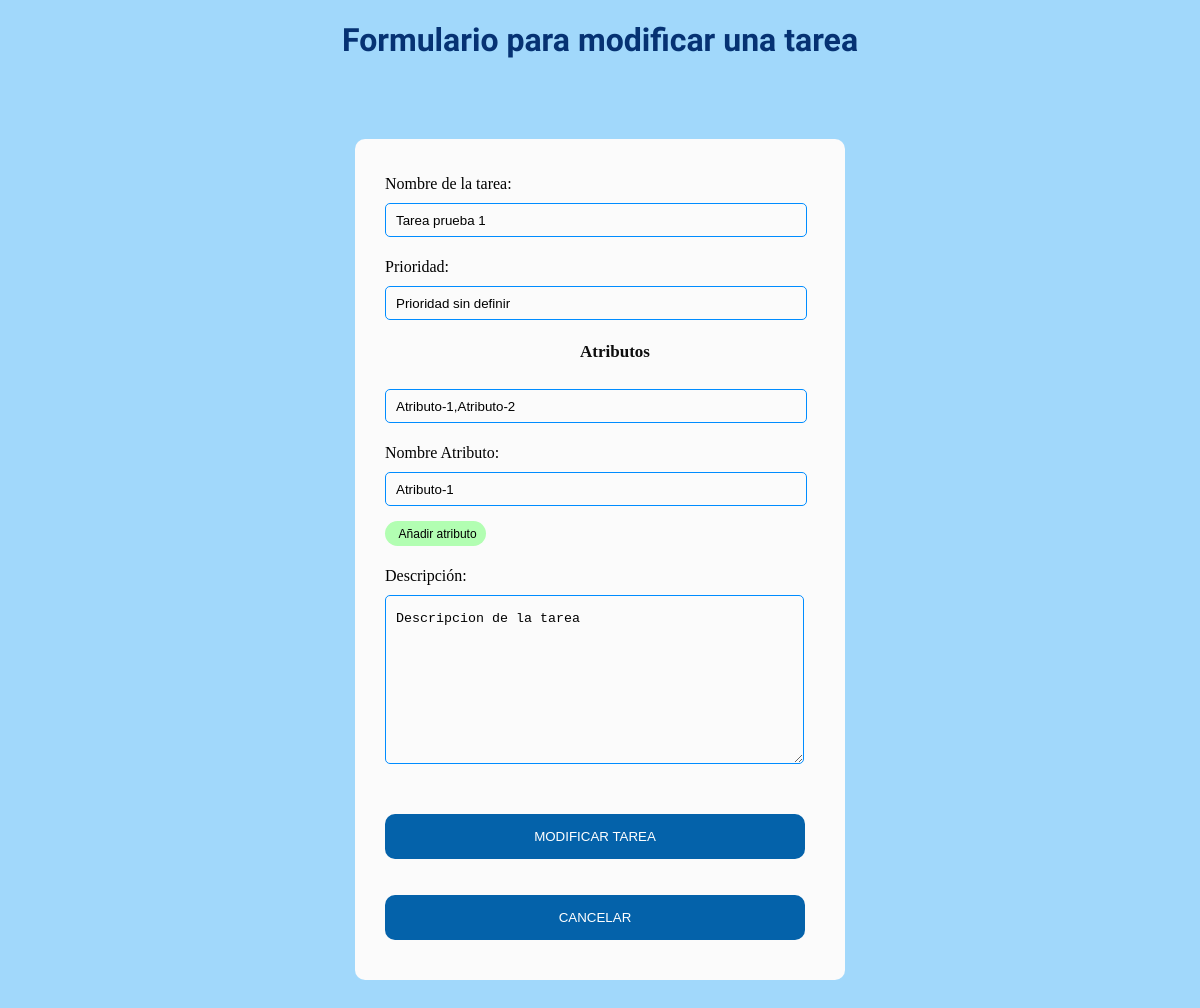
/update/2, run on an earlier commit of the app's database.
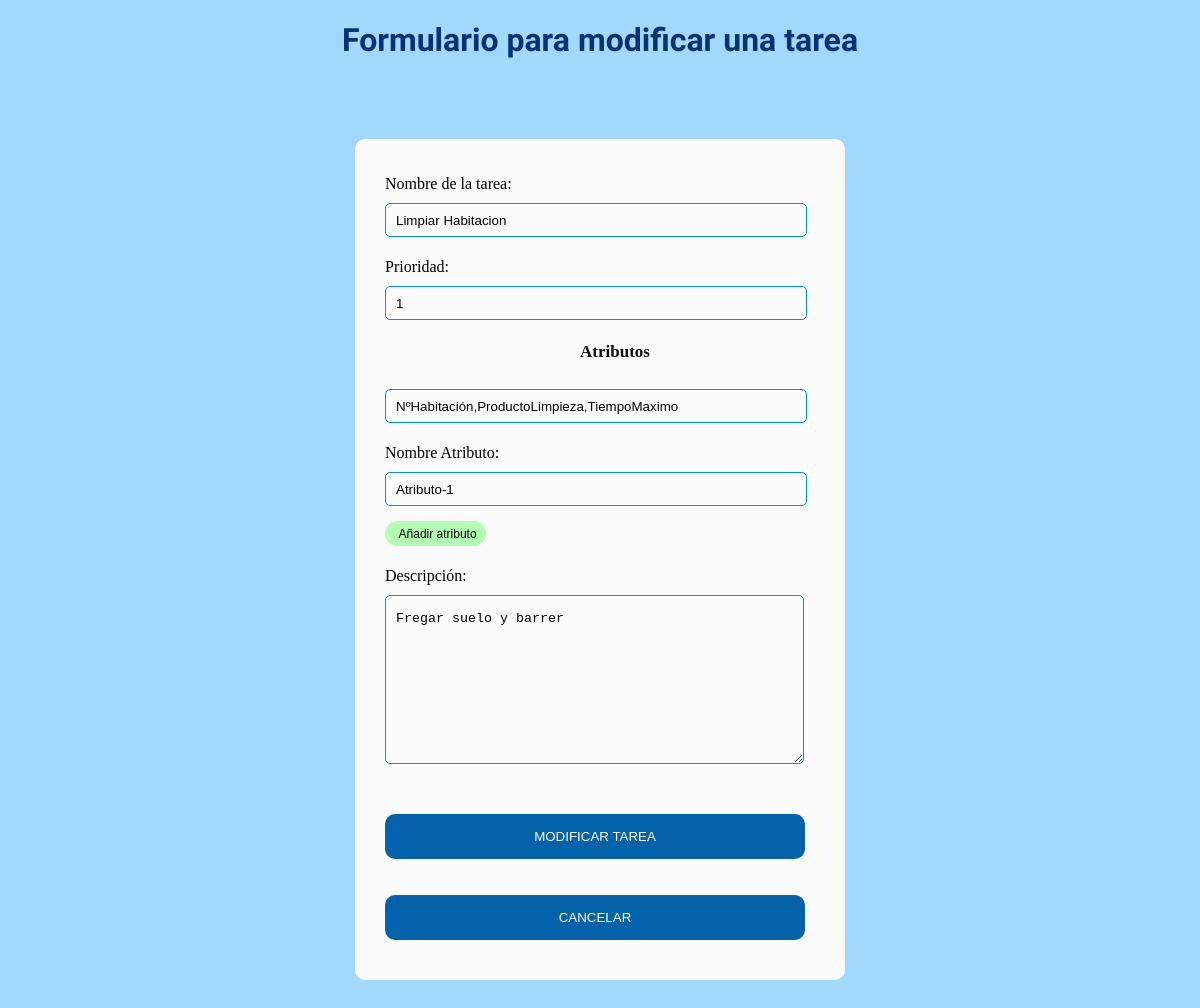
And on a later commit of the database.
### app.py (models this page shows)
class Todo(db.Model): #Tabla para tareas creadas
    id = db.Column(db.Integer, primary_key=True)
    content = db.Column(db.String(200), nullable=False)
    priority = db.Column(db.String(200))        # prioridad
    descripcion = db.Column(db.String(200))             # Descripcion
    atributos = db.Column(db.String(800))               # Atributos

### app.py (the view)
@app.route('/update/<int:id>', methods=['POST','GET'])      # Redireccion a formulario tareas
def update_tarea(id):
    task = Todo.query.get_or_404(id)
    if request.method == 'POST':
        try:
            task.content = request.form['nombre']
            task.descripcion = request.form['descripcion']
            task.priority=request.form['prioridad']
            task.atributos = request.form['atributos']
            db.session.commit()
            return redirect('/Interfaz_tecnico.html')
        except:
            return "There was an issue when updating the task " + id
    else:
        return render_template('interfaz_tareas.html', task=task)

### templates/interfaz_tareas.html (shortened to what this page needs)
{% extends 'base.html' %}
{% block body %}
    <h1 class="principal" style="text-align:center"> Formulario para modificar una tarea</h1>
    <div class="acceso">
        <form method="post">
            <p>
                Nombre de la tarea:
                <input type="text" name="nombre" size="45" value="{{ task.content }}">
            </p>
            <p>
                Prioridad:
                <input type="text" name="prioridad" size="45"
                    value="{{ task.priority }}">
            </p>
            <p>
                <h3 style="text-align:center">Atributos</h3>
                    <input type="text" name="atributos" id="atributos" size="45" value="{{ task.atributos }}"
                        readonly="readonly">
            </p>
            <p>
                Nombre Atributo:
                <input type="text" name="n_atributo" id="n_atributo" size="45" value="Atributo-1"> &nbsp; &nbsp;
                <input type="button" class="buttonAnadirTarea2" value="Añadir atributo"
                onclick="(getElementById('atributos').getAttribute('value')!='') ? getElementById('atributos').setAttribute('value', getElementById('atributos').getAttribute('value')+','+getElementById('n_atributo').value) : getElementById('atributos').setAttribute('value', getElementById('atributos').getAttribute('value')+getElementById('n_atributo').value);getElementById('n_atributo').setAttribute('value','Atributo-2');">
            </p>
            <p>
                Descripción:<br>
                <textarea name="descripcion" rows="10" cols="50">{{ task.descripcion }}</textarea>
            </p>
            <p>
                <input type="submit" class="buttonAnadirTarea" value="Modificar tarea">
            </p>
            <button type="submit" class="buttonAnadirTarea"
                onClick="window.location.href='Interfaz_tecnico.html';">Cancelar</button>
        </form>
    </div>
    {% endblock %}

What changed in the data, as far as the page shows it:
changed Todo: nombre "Tarea prueba 1" → "Limpiar Habitacion"; prioridad "Prioridad sin definir" → "1"; atributos "Atributo-1,Atributo-2" → "NºHabitación,ProductoLimpieza,TiempoMaximo"; descripcion "Descripcion de la tarea" → "Fregar suelo y barrer"
